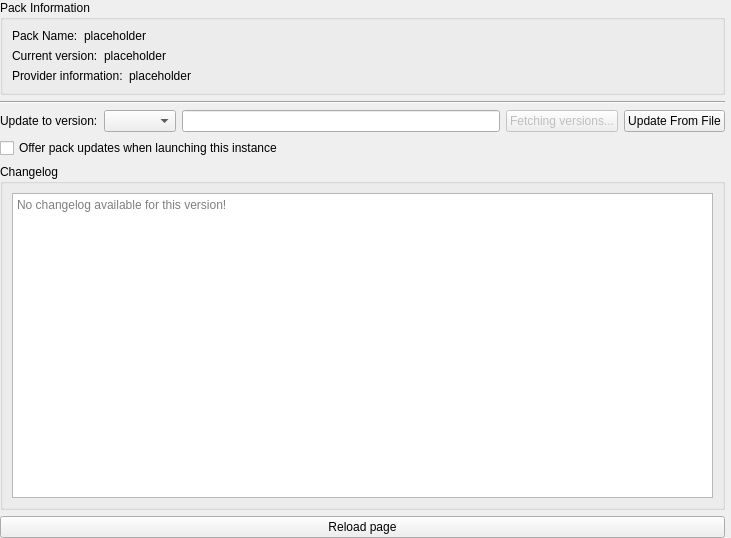
<?xml version="1.0" encoding="UTF-8"?>
<ui version="4.0">
 <class>ManagedPackPage</class>
 <widget class="QWidget" name="ManagedPackPage">
  <property name="geometry">
   <rect>
    <x>0</x>
    <y>0</y>
    <width>731</width>
    <height>538</height>
   </rect>
  </property>
  <layout class="QGridLayout" name="gridLayout">
   <property name="leftMargin">
    <number>0</number>
   </property>
   <property name="topMargin">
    <number>0</number>
   </property>
   <property name="rightMargin">
    <number>6</number>
   </property>
   <property name="bottomMargin">
    <number>0</number>
   </property>
   <item row="0" column="0">
    <layout class="QVBoxLayout" name="verticalLayout_2">
     <item>
      <widget class="QGroupBox" name="packInformationBox">
       <property name="sizePolicy">
        <sizepolicy hsizetype="Preferred" vsizetype="Fixed">
         <horstretch>0</horstretch>
         <verstretch>0</verstretch>
        </sizepolicy>
       </property>
       <property name="title">
        <string>Pack Information</string>
       </property>
       <layout class="QFormLayout" name="formLayout_2">
        <item row="0" column="0">
         <layout class="QHBoxLayout" name="packNameLayout">
          <item>
           <widget class="QLabel" name="packNameLabel">
            <property name="text">
             <string>Pack Name:</string>
            </property>
           </widget>
          </item>
          <item>
           <widget class="QLabel" name="packName">
            <property name="text">
             <string notr="true">placeholder</string>
            </property>
           </widget>
          </item>
         </layout>
        </item>
        <item row="1" column="0">
         <layout class="QHBoxLayout" name="packVersionLayout">
          <item>
           <widget class="QLabel" name="packVersionLabel">
            <property name="text">
             <string>Current version:</string>
            </property>
           </widget>
          </item>
          <item>
           <widget class="QLabel" name="packVersion">
            <property name="cursor">
             <cursorShape>IBeamCursor</cursorShape>
            </property>
            <property name="text">
             <string notr="true">placeholder</string>
            </property>
            <property name="textInteractionFlags">
             <set>Qt::LinksAccessibleByMouse|Qt::TextSelectableByMouse</set>
            </property>
           </widget>
          </item>
         </layout>
        </item>
        <item row="2" column="0">
         <layout class="QHBoxLayout" name="packOriginLayout">
          <item>
           <widget class="QLabel" name="packOriginLabel">
            <property name="text">
             <string>Provider information:</string>
            </property>
           </widget>
          </item>
          <item>
           <widget class="QLabel" name="packOrigin">
            <property name="cursor">
             <cursorShape>IBeamCursor</cursorShape>
            </property>
            <property name="text">
             <string notr="true">placeholder</string>
            </property>
            <property name="textFormat">
             <enum>Qt::RichText</enum>
            </property>
            <property name="openExternalLinks">
             <bool>true</bool>
            </property>
            <property name="textInteractionFlags">
             <set>Qt::LinksAccessibleByMouse|Qt::TextSelectableByMouse</set>
            </property>
           </widget>
          </item>
         </layout>
        </item>
       </layout>
      </widget>
     </item>
     <item>
      <widget class="Line" name="line">
       <property name="orientation">
        <enum>Qt::Horizontal</enum>
       </property>
      </widget>
     </item>
     <item>
      <layout class="QHBoxLayout" name="horizontalLayout">
       <item>
        <widget class="QLabel" name="updateToVersionLabel">
         <property name="sizePolicy">
          <sizepolicy hsizetype="Fixed" vsizetype="Preferred">
           <horstretch>0</horstretch>
           <verstretch>0</verstretch>
          </sizepolicy>
         </property>
         <property name="text">
          <string>Update to version:</string>
         </property>
        </widget>
       </item>
       <item>
        <widget class="QComboBox" name="versionsComboBox"/>
       </item>
       <item>
        <widget class="QLineEdit" name="urlLine"/>
       </item>
       <item>
        <widget class="QPushButton" name="updateButton">
         <property name="enabled">
          <bool>false</bool>
         </property>
         <property name="sizePolicy">
          <sizepolicy hsizetype="Fixed" vsizetype="Fixed">
           <horstretch>0</horstretch>
           <verstretch>0</verstretch>
          </sizepolicy>
         </property>
         <property name="text">
          <string>Fetching versions...</string>
         </property>
        </widget>
       </item>
       <item>
        <widget class="QPushButton" name="updateFromFileButton">
         <property name="sizePolicy">
          <sizepolicy hsizetype="Fixed" vsizetype="Fixed">
           <horstretch>0</horstretch>
           <verstretch>0</verstretch>
          </sizepolicy>
         </property>
         <property name="text">
          <string>Update From File</string>
         </property>
        </widget>
       </item>
      </layout>
     </item>
     <item>
      <widget class="QCheckBox" name="updateOnLaunchCheckBox">
       <property name="toolTip">
        <string>When a newer pack version is known at launch, ask to update before the game starts.</string>
       </property>
       <property name="text">
        <string>Offer pack updates when launching this instance</string>
       </property>
      </widget>
     </item>
     <item>
      <widget class="QGroupBox" name="changelogBox">
       <property name="sizePolicy">
        <sizepolicy hsizetype="Preferred" vsizetype="Expanding">
         <horstretch>0</horstretch>
         <verstretch>0</verstretch>
        </sizepolicy>
       </property>
       <property name="title">
        <string>Changelog</string>
       </property>
       <layout class="QVBoxLayout" name="verticalLayout_3">
        <item>
         <widget class="ProjectDescriptionPage" name="changelogTextBrowser">
          <property name="placeholderText">
           <string>No changelog available for this version!</string>
          </property>
          <property name="openLinks">
           <bool>false</bool>
          </property>
         </widget>
        </item>
       </layout>
      </widget>
     </item>
    </layout>
   </item>
   <item row="1" column="0">
    <widget class="QPushButton" name="reloadButton">
     <property name="text">
      <string>Reload page</string>
     </property>
    </widget>
   </item>
  </layout>
 </widget>
 <customwidgets>
  <customwidget>
   <class>ProjectDescriptionPage</class>
   <extends>QTextBrowser</extends>
   <header>ui/widgets/ProjectDescriptionPage.h</header>
  </customwidget>
 </customwidgets>
 <resources/>
 <connections/>
</ui>
